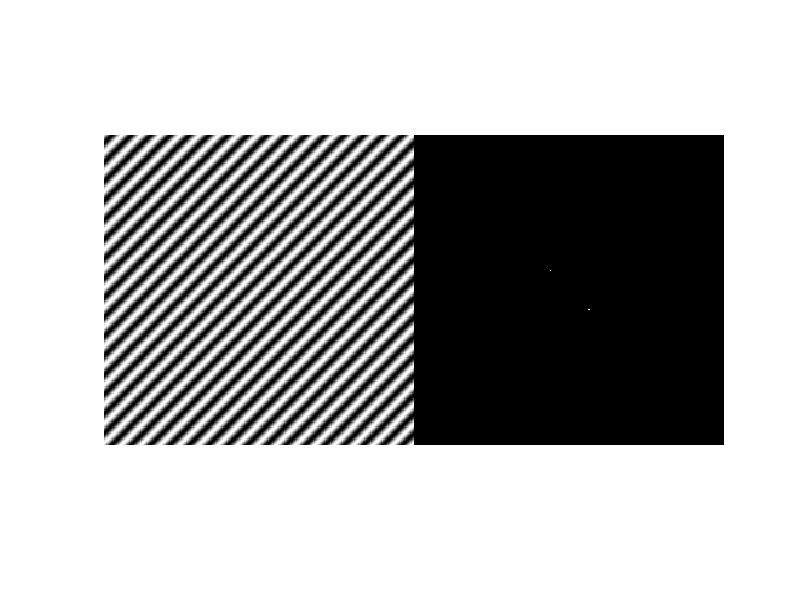
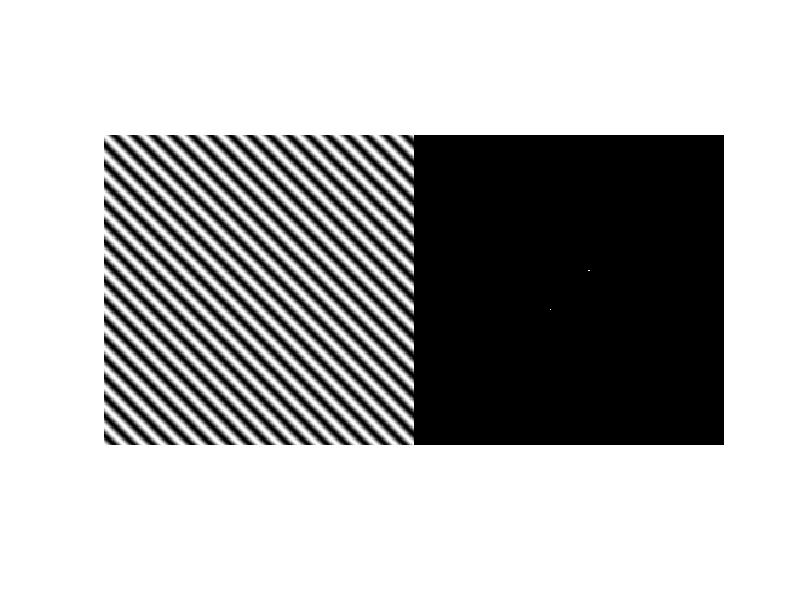
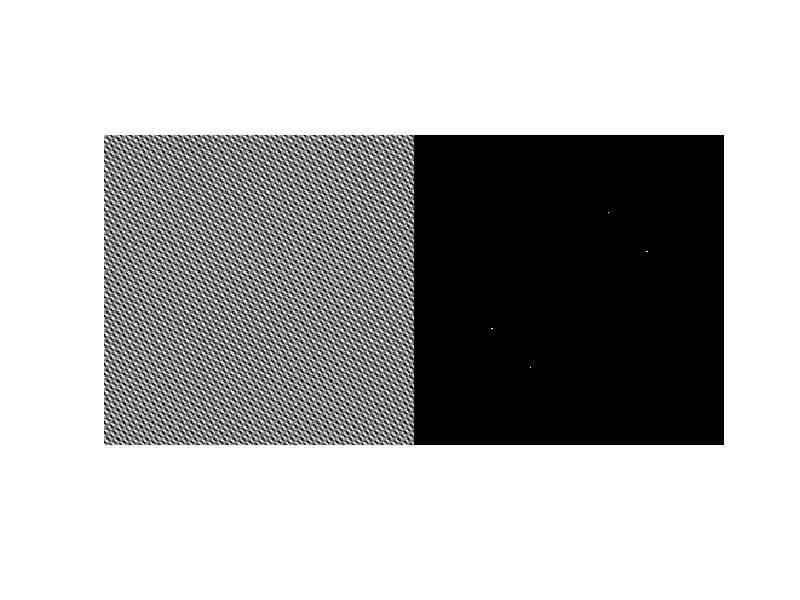

Write MATLAB code to recreate these figures, in order.
%allocating the arrays for images
img=zeros(256,256);
img2=zeros(256,256);
img3=zeros(256,256);
%looping over the pixels to fill the arrays w.r.t. corresponding functions 
for x=1:256
    for y=1:256
        img(x,y)=cos(2*pi*8/128*(x+y));
        img2(x,y)=cos(2*pi*8/128*(x-y));
        img3(x,y)=img(x,y)*cos(2*pi*24/128*(x-y));
    end
end
%appliying the frequency shift and fourier transform
imgf=fftshift(fft2(img));
imgf2=fftshift(fft2(img2));
imgf3=fftshift(fft2(img3));
%plotting as pairs
figure(1);
imshowpair(img,log(1+abs(imgf)),'montage');
figure(2);
imshowpair(img2,abs(imgf2),'montage');
figure(3);
imshowpair(img3,abs(imgf3),'montage');

